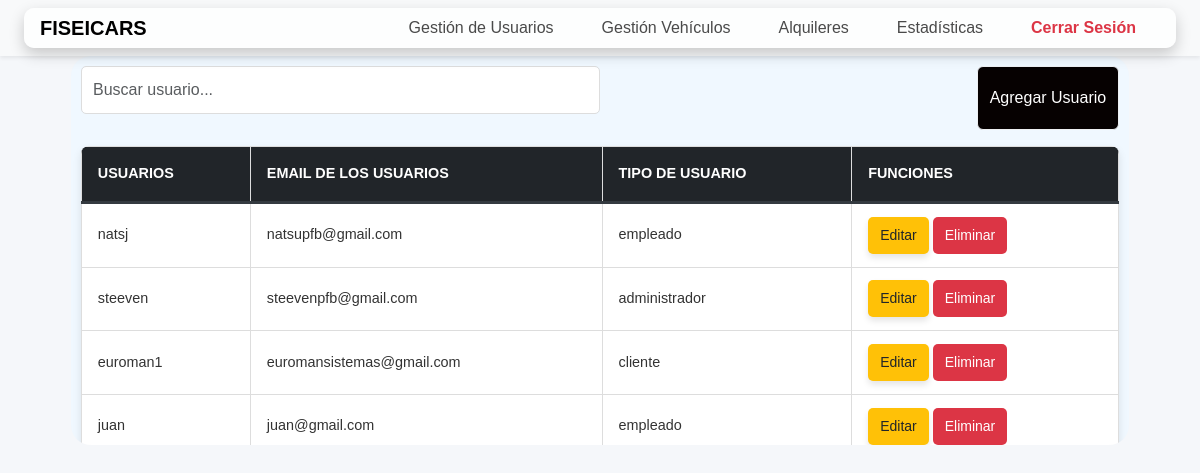
The page /admin/gestion_users.php (signed in) on the database its author committed.
### tables this page shows
CREATE TABLE `usuarios` (
  `id` int(11) NOT NULL,
  `nombre` varchar(100) DEFAULT NULL,
  `email` varchar(100) DEFAULT NULL,
  `password` varchar(255) DEFAULT NULL,
  `tipo_usuario` enum('administrador','empleado','cliente') DEFAULT NULL,
  `fecha_registro` timestamp NOT NULL DEFAULT current_timestamp()
);

### admin/home_section/listUser.php (the view, shortened to what this page needs)
<?php include '../util/conexion.php';
$sql = "SELECT id, nombre, email, tipo_usuario FROM usuarios";
$result = mysqli_query($conn, $sql);
$data = array();
if ($result->num_rows > 0) {
    while ($row = mysqli_fetch_array($result)) {
        $data[] = array(
            'id' => $row['id'],
            'nombre' => $row['nombre'],
            'email' => $row['email'],
            'tipo_usuario' => $row['tipo_usuario']
        );
    }
} else {
    echo "no existen elementos";
}
?>
<div id="listUsers" class="content-section active">
    <div class="d-flex justify-content-between mb-3">
        <input type="text" id="searchUser" class="form-control w-50" placeholder="Buscar usuario..." />
        <button class="btn btn-primary" data-bs-toggle="modal" data-bs-target="#addUserModal">Agregar Usuario</button>
    </div>
    <table class="table">
        <thead>
            <tr>
                <th>Usuarios</th>
                <th>Email de los usuarios</th>
                <th>Tipo de Usuario</th>
                <th>Funciones</th>
            </tr>
        </thead>
        <tbody id="tablaUsuarios">
            <?php foreach ($data as $usuario) : ?>
                <tr id="usuario-<?php echo $usuario['id']; ?>">
                    <td class="nombre"><?php echo htmlspecialchars($usuario['nombre'], ENT_QUOTES, 'UTF-8'); ?></td>
                    <td><?php echo $usuario['email']; ?></td>
                    <td><?php echo $usuario['tipo_usuario']; ?></td>
                    <td>
                        <button class="btn btn-warning btn-sm"
                            data-bs-toggle="modal"
                            data-bs-target="#editModal"
                            data-id="<?php echo $usuario['id']; ?>"
                            data-nombre="<?php echo htmlspecialchars($usuario['nombre'], ENT_QUOTES, 'UTF-8'); ?>">
                            Editar
                        </button>
                        <button class="btn btn-danger btn-sm eliminar" data-id="<?php echo $usuario['id']; ?>">Eliminar</button>
                    </td>
                </tr>
            <?php endforeach; ?>
        </tbody>
    </table>
</div>

### styles/home_admin.css (style rules this page uses)
body { font-family: 'Poppins', sans-serif; background-color: #000; color: #fff; margin: 0; padding: 0; background-image: url('../images/imagen.1.jpg'); background-size: cover; background-repeat: no-repeat; background-position: center; }
.table { width: 100%; border-collapse: collapse; margin: 20px 0; font-size: 16px; text-align: left; background-color: #ffffff; box-shadow: 0 4px 8px rgba(0, 0, 0, 0.2); border-radius: 8px; overflow: hidden; }
.table th, .table td { padding: 12px 15px; border: 1px solid #ddd; }
.table th { background-color: #34495e; color: #ffffff; text-transform: uppercase; font-weight: bold; }
.table td { color: #333; }
.table tr { transition: background-color 0.3s ease; }
.table tr:nth-child(even) { background-color: #ecf0f1; }
.table .btn { display: inline-block; padding: 8px 12px; font-size: 14px; text-align: center; border-radius: 5px; cursor: pointer; transition: background-color 0.3s ease; border: none; }

### admin/home_section/styles/tablaUsuarios.css (style rules this page uses)
body { font-family: 'Poppins', sans-serif; background-color: #f4f4f4; color: #333; margin: 0; padding: 0; box-sizing: border-box; }
.table { width: 100%; border-collapse: collapse; font-family: 'Poppins', sans-serif; font-size: 0.9rem; color: #333; margin-top: 1rem; box-shadow: 0 4px 8px rgba(0, 0, 0, 0.1); border-radius: 8px; overflow: hidden; }
.table thead th { background-color: #212529; color: #ffffff; text-align: left; padding: 1rem; font-weight: 600; text-transform: uppercase; border-bottom: 3px solid #343a40; }
.table tbody tr { transition: background-color 0.2s ease; }
.table tbody tr:nth-child(even) { background-color: #f8f9fa; }
.table td { padding: 0.8rem 1rem; border-bottom: 1px solid #ddd; vertical-align: middle; }
.table button { font-size: 0.85rem; padding: 0.5rem 0.8rem; border: none; border-radius: 4px; font-weight: 500; transition: background-color 0.3s ease, transform 0.2s ease; }
.table .btn-warning { background-color: #ffc107; color: #212529; }
.table .btn-danger { background-color: #dc3545; color: white; }
#listUsers { width: 100%; }
#searchUser { font-size: 1rem; padding: 0.7rem; border-radius: 5px; border: 1px solid #ddd; width: 100%; margin-bottom: 1rem; }
*, *::before, *::after { box-sizing: border-box; }

### admin/home_section/styles/modeladdVehicle.css (style rules this page uses)
body { background-color: #f5f7fa; font-family: 'Poppins', sans-serif; color: #4a4a4a; margin: 0; padding: 0; box-sizing: border-box; }
.form-control, .form-select, textarea { border: 1px solid #ced4da; border-radius: 4px; transition: border-color 0.3s ease-in-out, box-shadow 0.3s ease-in-out; }
.btn-primary { background-color: #060101; border-color: #edeff2; transition: background-color 0.3s ease-in-out, box-shadow 0.3s ease-in-out; }
.btn-warning { background-color: #deed0d; border: none; color: #212529; box-shadow: 0 4px 6px rgba(0, 0, 0, 0.1); }
.btn-danger { background-color: #dc3545; border-color: #dc3545; color: #ffffff; }
.table { width: 100%; border-collapse: collapse; font-family: 'Poppins', sans-serif; font-size: 0.9rem; color: #333; margin-top: 1rem; box-shadow: 0 4px 8px rgba(0, 0, 0, 0.1); border-radius: 8px; overflow: hidden; }
.table thead th { background-color: #212529; color: #ffffff; text-align: left; padding: 1rem; font-weight: 600; text-transform: uppercase; border-bottom: 3px solid #343a40; }
.table tbody tr { transition: background-color 0.2s ease; }
.table tbody tr:nth-child(even) { background-color: #f8f9fa; }
.table td { padding: 0.8rem 1rem; border-bottom: 1px solid #ddd; vertical-align: middle; }
.table button { font-size: 0.85rem; padding: 0.5rem 0.8rem; border: none; border-radius: 4px; font-weight: 500; transition: background-color 0.3s ease, transform 0.2s ease; }

### rows shown on the page
usuarios: nombre "natsj", email "natsupfb@gmail.com", tipo_usuario "empleado"
usuarios: nombre "steeven", email "steevenpfb@gmail.com", tipo_usuario "administrador"
usuarios: nombre "euroman1", email "euromansistemas@gmail.com", tipo_usuario "cliente"
usuarios: nombre "juan", email "juan@gmail.com", tipo_usuario "empleado"
